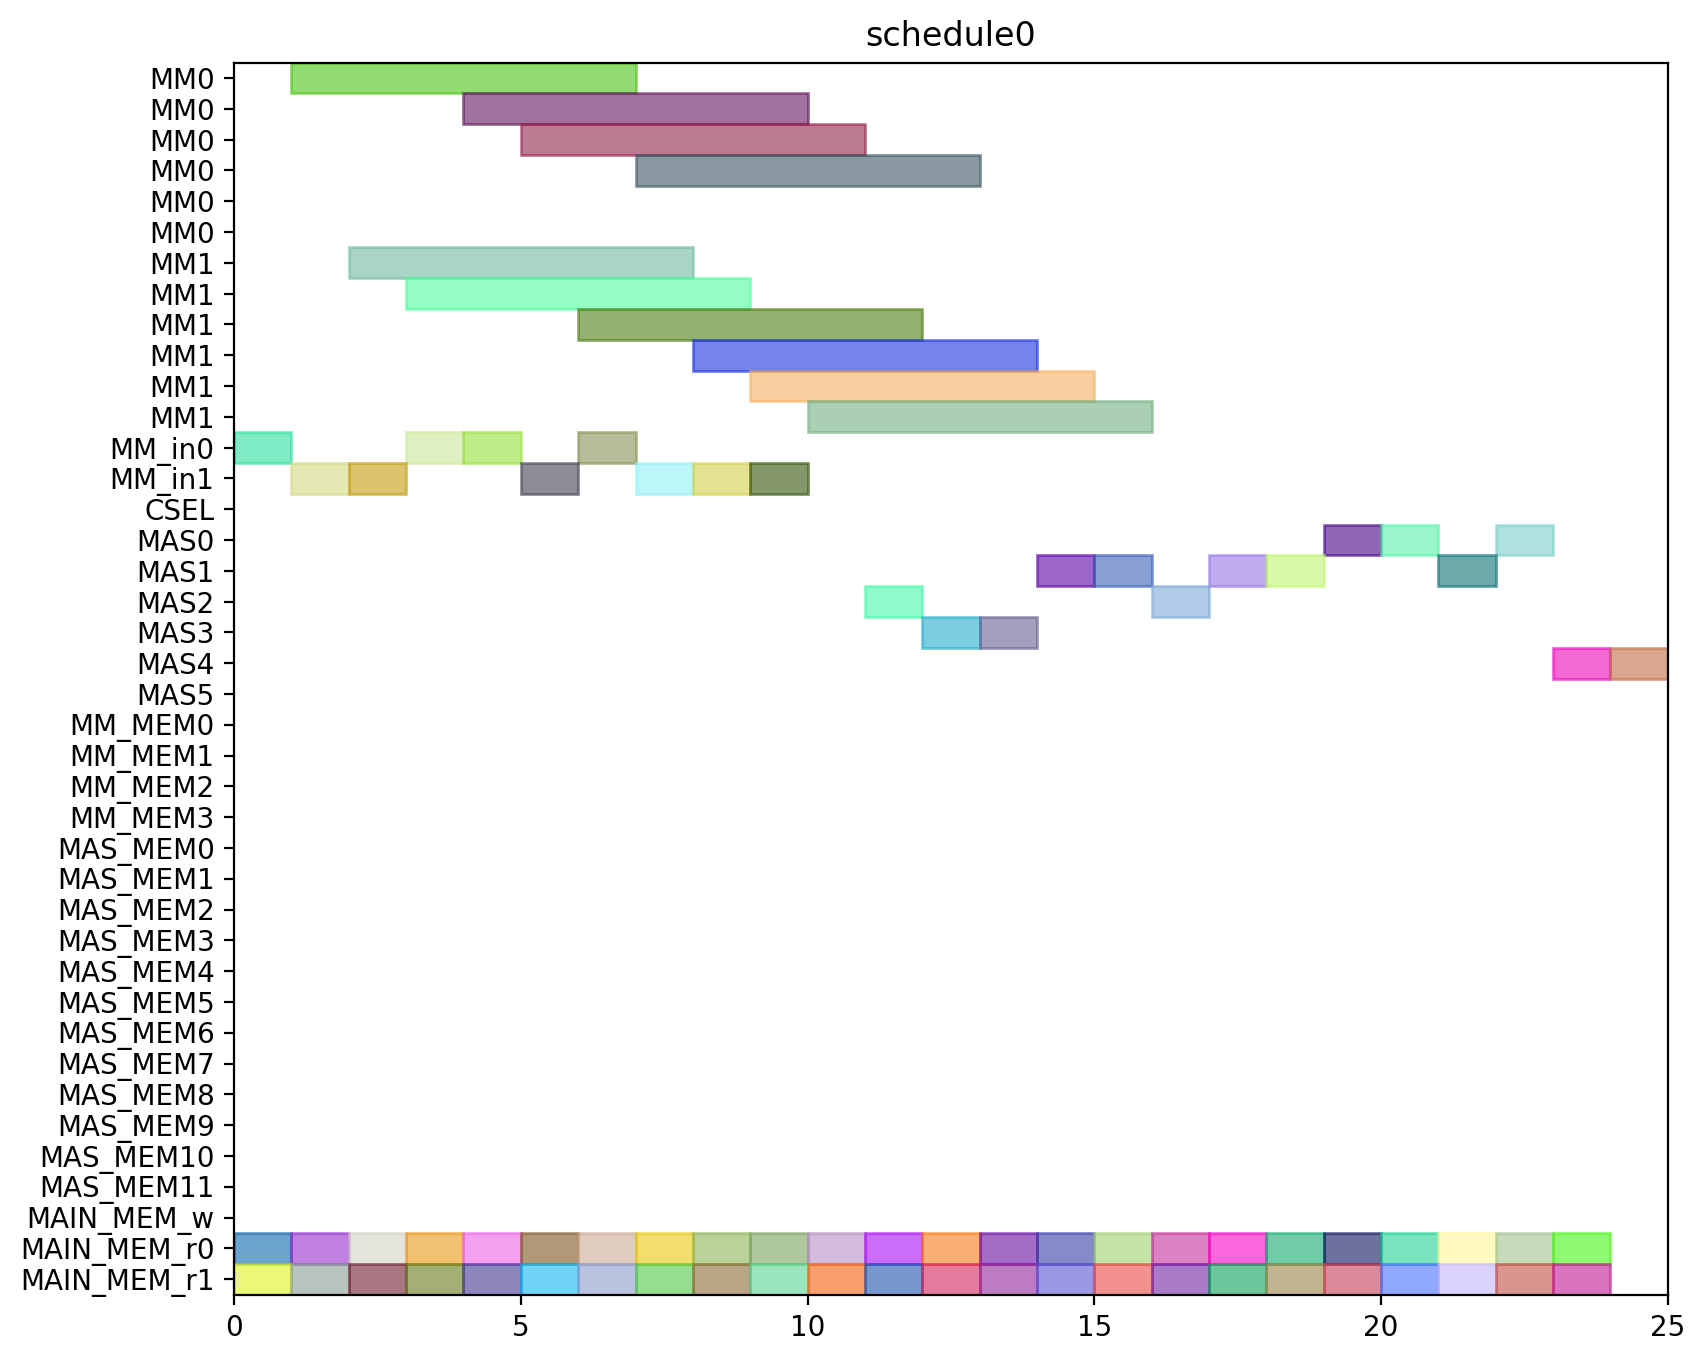

This chart was generated by the following Python code:
from pyschedule import Scenario, solvers, plotters, alt


def solve():
	horizon = 120
	S = Scenario("schedule0", horizon=horizon)

	# resource
	MM = S.Resources('MM', num=2, size=6)
	MM_in = S.Resources('MM_in', num=2)
	CSEL = S.Resource('CSEL')
	MAS = S.Resources('MAS', num=6, size=1, periods=range(1, horizon))
	MM_MEM = S.Resources('MM_MEM', num=4)
	MAS_MEM = S.Resources('MAS_MEM', num=12)
	MAIN_MEM_w = S.Resource('MAIN_MEM_w', size=1)
	MAIN_MEM_r = S.Resources('MAIN_MEM_r', num=2)

	# result of previous scheduling

	# new tasks
	t0_t0 = S.Task('t0_t0', length=1, delay_cost=1)
	t0_t0 += alt(MAS)
	t0_t0_mem0 = S.Task('t0_t0_mem0', length=1, delay_cost=1)
	t0_t0_mem0 += MAIN_MEM_r[0]
	S += t0_t0_mem0 <= t0_t0

	t0_t0_mem1 = S.Task('t0_t0_mem1', length=1, delay_cost=1)
	t0_t0_mem1 += MAIN_MEM_r[1]
	S += t0_t0_mem1 <= t0_t0

	t0_t1 = S.Task('t0_t1', length=1, delay_cost=1)
	t0_t1 += alt(MAS)
	t0_t1_mem0 = S.Task('t0_t1_mem0', length=1, delay_cost=1)
	t0_t1_mem0 += MAIN_MEM_r[0]
	S += t0_t1_mem0 <= t0_t1

	t0_t1_mem1 = S.Task('t0_t1_mem1', length=1, delay_cost=1)
	t0_t1_mem1 += MAIN_MEM_r[1]
	S += t0_t1_mem1 <= t0_t1

	t0_t3 = S.Task('t0_t3', length=6, delay_cost=1)
	t0_t3 += alt(MM)
	t0_t3_in = S.Task('t0_t3_in', length=1, delay_cost=1)
	t0_t3_in += alt(MM_in)
	S += t0_t3_in*MM_in[0]<=t0_t3*MM[0]
	S += t0_t3_in*MM_in[1]<=t0_t3*MM[1]
	t0_t3_mem0 = S.Task('t0_t3_mem0', length=1, delay_cost=1)
	t0_t3_mem0 += MAIN_MEM_r[0]
	S += t0_t3_mem0 <= t0_t3

	t0_t3_mem1 = S.Task('t0_t3_mem1', length=1, delay_cost=1)
	t0_t3_mem1 += MAIN_MEM_r[1]
	S += t0_t3_mem1 <= t0_t3

	t10 = S.Task('t10', length=1, delay_cost=1)
	t10 += alt(MAS)
	t10_mem0 = S.Task('t10_mem0', length=1, delay_cost=1)
	t10_mem0 += MAIN_MEM_r[0]
	S += t10_mem0 <= t10

	t10_mem1 = S.Task('t10_mem1', length=1, delay_cost=1)
	t10_mem1 += MAIN_MEM_r[1]
	S += t10_mem1 <= t10

	t11 = S.Task('t11', length=1, delay_cost=1)
	t11 += alt(MAS)
	t11_mem0 = S.Task('t11_mem0', length=1, delay_cost=1)
	t11_mem0 += MAIN_MEM_r[0]
	S += t11_mem0 <= t11

	t11_mem1 = S.Task('t11_mem1', length=1, delay_cost=1)
	t11_mem1 += MAIN_MEM_r[1]
	S += t11_mem1 <= t11

	t3_t0 = S.Task('t3_t0', length=6, delay_cost=1)
	t3_t0 += alt(MM)
	t3_t0_in = S.Task('t3_t0_in', length=1, delay_cost=1)
	t3_t0_in += alt(MM_in)
	S += t3_t0_in*MM_in[0]<=t3_t0*MM[0]
	S += t3_t0_in*MM_in[1]<=t3_t0*MM[1]
	t3_t0_mem0 = S.Task('t3_t0_mem0', length=1, delay_cost=1)
	t3_t0_mem0 += MAIN_MEM_r[0]
	S += t3_t0_mem0 <= t3_t0

	t3_t0_mem1 = S.Task('t3_t0_mem1', length=1, delay_cost=1)
	t3_t0_mem1 += MAIN_MEM_r[1]
	S += t3_t0_mem1 <= t3_t0

	t3_t1 = S.Task('t3_t1', length=6, delay_cost=1)
	t3_t1 += alt(MM)
	t3_t1_in = S.Task('t3_t1_in', length=1, delay_cost=1)
	t3_t1_in += alt(MM_in)
	S += t3_t1_in*MM_in[0]<=t3_t1*MM[0]
	S += t3_t1_in*MM_in[1]<=t3_t1*MM[1]
	t3_t1_mem0 = S.Task('t3_t1_mem0', length=1, delay_cost=1)
	t3_t1_mem0 += MAIN_MEM_r[0]
	S += t3_t1_mem0 <= t3_t1

	t3_t1_mem1 = S.Task('t3_t1_mem1', length=1, delay_cost=1)
	t3_t1_mem1 += MAIN_MEM_r[1]
	S += t3_t1_mem1 <= t3_t1

	t3_t2 = S.Task('t3_t2', length=1, delay_cost=1)
	t3_t2 += alt(MAS)
	t3_t2_mem0 = S.Task('t3_t2_mem0', length=1, delay_cost=1)
	t3_t2_mem0 += MAIN_MEM_r[0]
	S += t3_t2_mem0 <= t3_t2

	t3_t2_mem1 = S.Task('t3_t2_mem1', length=1, delay_cost=1)
	t3_t2_mem1 += MAIN_MEM_r[1]
	S += t3_t2_mem1 <= t3_t2

	t3_t3 = S.Task('t3_t3', length=1, delay_cost=1)
	t3_t3 += alt(MAS)
	t3_t3_mem0 = S.Task('t3_t3_mem0', length=1, delay_cost=1)
	t3_t3_mem0 += MAIN_MEM_r[0]
	S += t3_t3_mem0 <= t3_t3

	t3_t3_mem1 = S.Task('t3_t3_mem1', length=1, delay_cost=1)
	t3_t3_mem1 += MAIN_MEM_r[1]
	S += t3_t3_mem1 <= t3_t3

	t4_t0 = S.Task('t4_t0', length=1, delay_cost=1)
	t4_t0 += alt(MAS)
	t4_t0_mem0 = S.Task('t4_t0_mem0', length=1, delay_cost=1)
	t4_t0_mem0 += MAIN_MEM_r[0]
	S += t4_t0_mem0 <= t4_t0

	t4_t0_mem1 = S.Task('t4_t0_mem1', length=1, delay_cost=1)
	t4_t0_mem1 += MAIN_MEM_r[1]
	S += t4_t0_mem1 <= t4_t0

	t4_t1 = S.Task('t4_t1', length=1, delay_cost=1)
	t4_t1 += alt(MAS)
	t4_t1_mem0 = S.Task('t4_t1_mem0', length=1, delay_cost=1)
	t4_t1_mem0 += MAIN_MEM_r[0]
	S += t4_t1_mem0 <= t4_t1

	t4_t1_mem1 = S.Task('t4_t1_mem1', length=1, delay_cost=1)
	t4_t1_mem1 += MAIN_MEM_r[1]
	S += t4_t1_mem1 <= t4_t1

	t4_t3 = S.Task('t4_t3', length=6, delay_cost=1)
	t4_t3 += alt(MM)
	t4_t3_in = S.Task('t4_t3_in', length=1, delay_cost=1)
	t4_t3_in += alt(MM_in)
	S += t4_t3_in*MM_in[0]<=t4_t3*MM[0]
	S += t4_t3_in*MM_in[1]<=t4_t3*MM[1]
	t4_t3_mem0 = S.Task('t4_t3_mem0', length=1, delay_cost=1)
	t4_t3_mem0 += MAIN_MEM_r[0]
	S += t4_t3_mem0 <= t4_t3

	t4_t3_mem1 = S.Task('t4_t3_mem1', length=1, delay_cost=1)
	t4_t3_mem1 += MAIN_MEM_r[1]
	S += t4_t3_mem1 <= t4_t3

	t5_t0 = S.Task('t5_t0', length=6, delay_cost=1)
	t5_t0 += alt(MM)
	t5_t0_in = S.Task('t5_t0_in', length=1, delay_cost=1)
	t5_t0_in += alt(MM_in)
	S += t5_t0_in*MM_in[0]<=t5_t0*MM[0]
	S += t5_t0_in*MM_in[1]<=t5_t0*MM[1]
	t5_t0_mem0 = S.Task('t5_t0_mem0', length=1, delay_cost=1)
	t5_t0_mem0 += MAIN_MEM_r[0]
	S += t5_t0_mem0 <= t5_t0

	t5_t0_mem1 = S.Task('t5_t0_mem1', length=1, delay_cost=1)
	t5_t0_mem1 += MAIN_MEM_r[1]
	S += t5_t0_mem1 <= t5_t0

	t5_t1 = S.Task('t5_t1', length=6, delay_cost=1)
	t5_t1 += alt(MM)
	t5_t1_in = S.Task('t5_t1_in', length=1, delay_cost=1)
	t5_t1_in += alt(MM_in)
	S += t5_t1_in*MM_in[0]<=t5_t1*MM[0]
	S += t5_t1_in*MM_in[1]<=t5_t1*MM[1]
	t5_t1_mem0 = S.Task('t5_t1_mem0', length=1, delay_cost=1)
	t5_t1_mem0 += MAIN_MEM_r[0]
	S += t5_t1_mem0 <= t5_t1

	t5_t1_mem1 = S.Task('t5_t1_mem1', length=1, delay_cost=1)
	t5_t1_mem1 += MAIN_MEM_r[1]
	S += t5_t1_mem1 <= t5_t1

	t5_t2 = S.Task('t5_t2', length=1, delay_cost=1)
	t5_t2 += alt(MAS)
	t5_t2_mem0 = S.Task('t5_t2_mem0', length=1, delay_cost=1)
	t5_t2_mem0 += MAIN_MEM_r[0]
	S += t5_t2_mem0 <= t5_t2

	t5_t2_mem1 = S.Task('t5_t2_mem1', length=1, delay_cost=1)
	t5_t2_mem1 += MAIN_MEM_r[1]
	S += t5_t2_mem1 <= t5_t2

	t5_t3 = S.Task('t5_t3', length=1, delay_cost=1)
	t5_t3 += alt(MAS)
	t5_t3_mem0 = S.Task('t5_t3_mem0', length=1, delay_cost=1)
	t5_t3_mem0 += MAIN_MEM_r[0]
	S += t5_t3_mem0 <= t5_t3

	t5_t3_mem1 = S.Task('t5_t3_mem1', length=1, delay_cost=1)
	t5_t3_mem1 += MAIN_MEM_r[1]
	S += t5_t3_mem1 <= t5_t3

	t6_t0 = S.Task('t6_t0', length=6, delay_cost=1)
	t6_t0 += alt(MM)
	t6_t0_in = S.Task('t6_t0_in', length=1, delay_cost=1)
	t6_t0_in += alt(MM_in)
	S += t6_t0_in*MM_in[0]<=t6_t0*MM[0]
	S += t6_t0_in*MM_in[1]<=t6_t0*MM[1]
	t6_t0_mem0 = S.Task('t6_t0_mem0', length=1, delay_cost=1)
	t6_t0_mem0 += MAIN_MEM_r[0]
	S += t6_t0_mem0 <= t6_t0

	t6_t0_mem1 = S.Task('t6_t0_mem1', length=1, delay_cost=1)
	t6_t0_mem1 += MAIN_MEM_r[1]
	S += t6_t0_mem1 <= t6_t0

	t6_t1 = S.Task('t6_t1', length=6, delay_cost=1)
	t6_t1 += alt(MM)
	t6_t1_in = S.Task('t6_t1_in', length=1, delay_cost=1)
	t6_t1_in += alt(MM_in)
	S += t6_t1_in*MM_in[0]<=t6_t1*MM[0]
	S += t6_t1_in*MM_in[1]<=t6_t1*MM[1]
	t6_t1_mem0 = S.Task('t6_t1_mem0', length=1, delay_cost=1)
	t6_t1_mem0 += MAIN_MEM_r[0]
	S += t6_t1_mem0 <= t6_t1

	t6_t1_mem1 = S.Task('t6_t1_mem1', length=1, delay_cost=1)
	t6_t1_mem1 += MAIN_MEM_r[1]
	S += t6_t1_mem1 <= t6_t1

	t6_t2 = S.Task('t6_t2', length=1, delay_cost=1)
	t6_t2 += alt(MAS)
	t6_t2_mem0 = S.Task('t6_t2_mem0', length=1, delay_cost=1)
	t6_t2_mem0 += MAIN_MEM_r[0]
	S += t6_t2_mem0 <= t6_t2

	t6_t2_mem1 = S.Task('t6_t2_mem1', length=1, delay_cost=1)
	t6_t2_mem1 += MAIN_MEM_r[1]
	S += t6_t2_mem1 <= t6_t2

	t6_t3 = S.Task('t6_t3', length=1, delay_cost=1)
	t6_t3 += alt(MAS)
	t6_t3_mem0 = S.Task('t6_t3_mem0', length=1, delay_cost=1)
	t6_t3_mem0 += MAIN_MEM_r[0]
	S += t6_t3_mem0 <= t6_t3

	t6_t3_mem1 = S.Task('t6_t3_mem1', length=1, delay_cost=1)
	t6_t3_mem1 += MAIN_MEM_r[1]
	S += t6_t3_mem1 <= t6_t3

	t7_t0 = S.Task('t7_t0', length=6, delay_cost=1)
	t7_t0 += alt(MM)
	t7_t0_in = S.Task('t7_t0_in', length=1, delay_cost=1)
	t7_t0_in += alt(MM_in)
	S += t7_t0_in*MM_in[0]<=t7_t0*MM[0]
	S += t7_t0_in*MM_in[1]<=t7_t0*MM[1]
	t7_t0_mem0 = S.Task('t7_t0_mem0', length=1, delay_cost=1)
	t7_t0_mem0 += MAIN_MEM_r[0]
	S += t7_t0_mem0 <= t7_t0

	t7_t0_mem1 = S.Task('t7_t0_mem1', length=1, delay_cost=1)
	t7_t0_mem1 += MAIN_MEM_r[1]
	S += t7_t0_mem1 <= t7_t0

	t7_t1 = S.Task('t7_t1', length=6, delay_cost=1)
	t7_t1 += alt(MM)
	t7_t1_in = S.Task('t7_t1_in', length=1, delay_cost=1)
	t7_t1_in += alt(MM_in)
	S += t7_t1_in*MM_in[0]<=t7_t1*MM[0]
	S += t7_t1_in*MM_in[1]<=t7_t1*MM[1]
	t7_t1_mem0 = S.Task('t7_t1_mem0', length=1, delay_cost=1)
	t7_t1_mem0 += MAIN_MEM_r[0]
	S += t7_t1_mem0 <= t7_t1

	t7_t1_mem1 = S.Task('t7_t1_mem1', length=1, delay_cost=1)
	t7_t1_mem1 += MAIN_MEM_r[1]
	S += t7_t1_mem1 <= t7_t1

	t7_t2 = S.Task('t7_t2', length=1, delay_cost=1)
	t7_t2 += alt(MAS)
	t7_t2_mem0 = S.Task('t7_t2_mem0', length=1, delay_cost=1)
	t7_t2_mem0 += MAIN_MEM_r[0]
	S += t7_t2_mem0 <= t7_t2

	t7_t2_mem1 = S.Task('t7_t2_mem1', length=1, delay_cost=1)
	t7_t2_mem1 += MAIN_MEM_r[1]
	S += t7_t2_mem1 <= t7_t2

	t7_t3 = S.Task('t7_t3', length=1, delay_cost=1)
	t7_t3 += alt(MAS)
	t7_t3_mem0 = S.Task('t7_t3_mem0', length=1, delay_cost=1)
	t7_t3_mem0 += MAIN_MEM_r[0]
	S += t7_t3_mem0 <= t7_t3

	t7_t3_mem1 = S.Task('t7_t3_mem1', length=1, delay_cost=1)
	t7_t3_mem1 += MAIN_MEM_r[1]
	S += t7_t3_mem1 <= t7_t3

	solvers.mip.solve(S,msg=1,kind='CPLEX',ratio_gap=1.01)

	solution = [['hoge']*len(S.solution()[1]) for i in range(len(S.solution()))]
	for i in range(len(S.solution())):
		for j in range(len(S.solution()[i])):
			solution[i][j]=str(S.solution()[i][j])
	print(solution)

	cycles = int(solution[-1][3])

	pic_file_name = "/home/mfukuda/ABE/multiRAM_multiMAS_16mux/scheduling_result/stage6MM2_stage1MAS6/SQR012345/schedule0.png"
	if(S.solution() != []):
		plotters.matplotlib.plot(S,img_filename=pic_file_name, show_task_labels=False, fig_size=(cycles*0.25+3, 8))

	return solution
